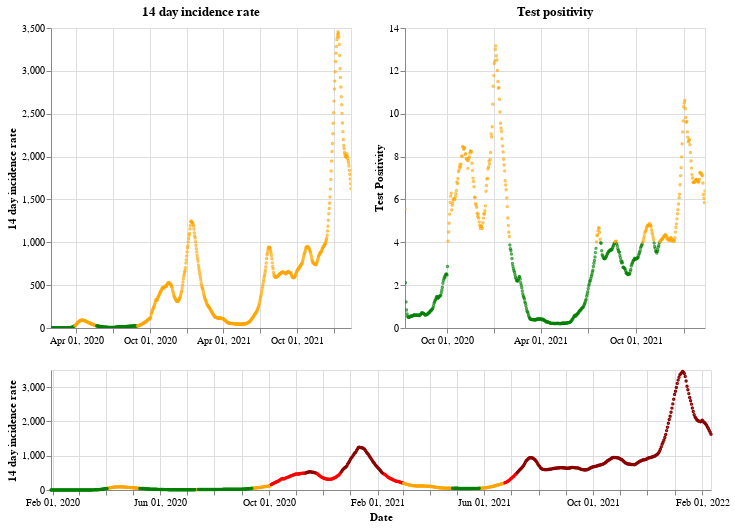

The cell this chart's notebook holds for it:
### Markdown cell above
## England

### Code cell
plot_traffic_light('England')

### Figure 1 — Vega-Lite specification as saved in the notebook (floating-point values rounded to 4 significant figures; data arrays with more than 128 entries replaced by an {"elided": "..."} marker saying what was removed)
{"config": {"view": {"continuousWidth": 400, "continuousHeight": 300}}, "vconcat": [{"hconcat": [{"mark": {"type": "point", "size": 2}, "encoding": {"color": {"condition": {"value": "green", "test": "(datum.twoWeeklyCasesRate <= 25)"}, "value": "orange"}, "tooltip": [{"type": "nominal", "field": "areaName"}, {"type": "temporal", "field": "date"}, {"type": "quantitative", "field": "twoWeeklyCasesRate"}, {"type": "quantitative", "field": "testPositivity"}], "x": {"type": "temporal", "axis": {"title": ""}, "field": "date", "scale": {"domain": {"selection": "DateBrush"}}, "timeUnit": "yearmonthdate"}, "y": {"type": "quantitative", "axis": {"title": "14 day incidence rate"}, "field": "twoWeeklyCasesRate"}}, "title": "14 day incidence rate", "width": 300}, {"mark": {"type": "point", "size": 2}, "encoding": {"color": {"condition": {"value": "green", "test": "(datum.testPositivity <= 4)"}, "value": "orange"}, "tooltip": [{"type": "nominal", "field": "areaName"}, {"type": "temporal", "field": "date"}, {"type": "quantitative", "field": "twoWeeklyCasesRate"}, {"type": "quantitative", "field": "testPositivity"}], "x": {"type": "temporal", "axis": {"title": ""}, "field": "date", "scale": {"domain": {"selection": "DateBrush"}}, "timeUnit": "yearmonthdate"}, "y": {"type": "quantitative", "axis": {"title": "Test Positivity"}, "field": "testPositivity"}}, "title": "Test positivity", "width": 300}]}, {"layer": [{"mark": {"type": "point", "size": 2}, "encoding": {"color": {"condition": {"value": "orange", "test": "(((datum.testPositivity < 4) && (datum.twoWeeklyCasesRate >= 50)) && (datum.twoWeeklyCasesRate < 200))"}, "value": "red"}, "opacity": {"condition": {"value": 1, "test": "((datum.twoWeeklyCasesRate >= 50) && (datum.twoWeeklyCasesRate < 500))"}, "value": 0}, "tooltip": [{"type": "nominal", "field": "areaName"}, {"type": "temporal", "field": "date"}, {"type": "quantitative", "field": "twoWeeklyCasesRate"}, {"type": "quantitative", "field": "testPositivity"}], "x": {"type": "temporal", "axis": {"title": "Date"}, "field": "date", "timeUnit": "yearmonthdate"}, "y": {"type": "quantitative", "axis": {"title": "14 day incidence rate"}, "field": "twoWeeklyCasesRate"}}, "selection": {"DateBrush": {"type": "interval", "encodings": ["x"], "fields": ["Time"]}}}, {"mark": {"type": "point", "size": 2}, "encoding": {"color": {"value": "darkred"}, "opacity": {"condition": {"value": 1, "test": "(datum.twoWeeklyCasesRate >= 500)"}, "value": 0}, "tooltip": [{"type": "nominal", "field": "areaName"}, {"type": "temporal", "field": "date"}, {"type": "quantitative", "field": "twoWeeklyCasesRate"}, {"type": "quantitative", "field": "testPositivity"}], "x": {"type": "temporal", "axis": {"title": "Date"}, "field": "date", "timeUnit": "yearmonthdate"}, "y": {"type": "quantitative", "axis": {"title": "14 day incidence rate"}, "field": "twoWeeklyCasesRate"}}}, {"mark": {"type": "point", "size": 2}, "encoding": {"color": {"condition": {"value": "green", "test": "((datum.testPositivity < 4) && (datum.twoWeeklyCasesRate < 50))"}, "value": "orange"}, "opacity": {"condition": {"value": 1, "test": "(datum.twoWeeklyCasesRate < 50)"}, "value": 0}, "tooltip": [{"type": "nominal", "field": "areaName"}, {"type": "temporal", "field": "date"}, {"type": "quantitative", "field": "twoWeeklyCasesRate"}, {"type": "quantitative", "field": "testPositivity"}], "x": {"type": "temporal", "axis": {"title": "Date"}, "field": "date", "timeUnit": "yearmonthdate"}, "y": {"type": "quantitative", "axis": {"title": "14 day incidence rate"}, "field": "twoWeeklyCasesRate"}}}], "height": 120, "width": 660}], "data": {"name": "data-c3940535356b3cd6dcb327d4f5254905"}, "$schema": "https://vega.github.io/schema/vega-lite/v4.8.1.json", "datasets": {"data-c3940535356b3cd6dcb327d4f5254905": {"elided": "744 records"}}}
